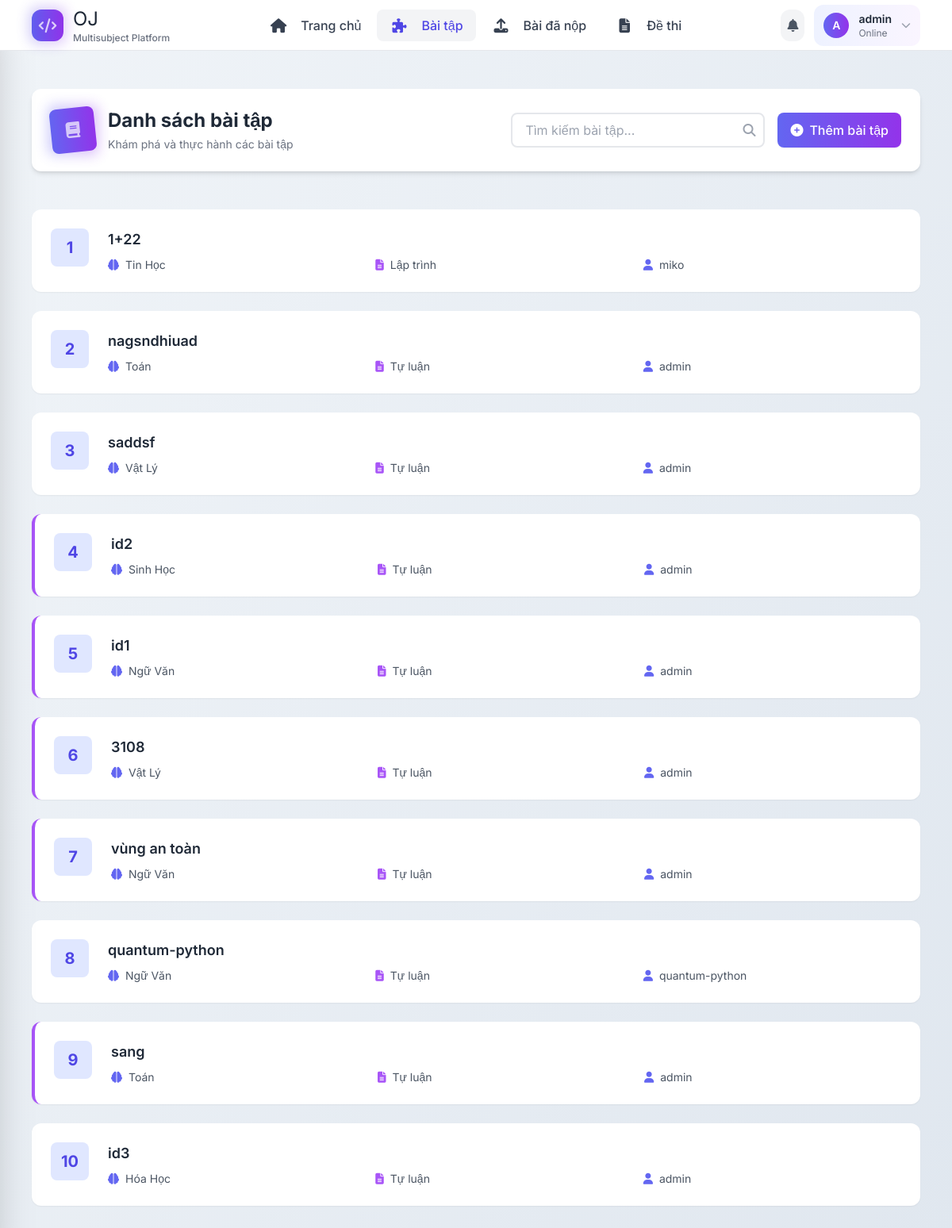
/problems/ (signed in), run on the app's committed database.
### users/models.py (models this page shows)
class CustomUser(AbstractUser):
    is_teacher = models.BooleanField(default=False)

### problems/models.py (models this page shows, shortened)
class Problem(models.Model):
    title = models.CharField(max_length=200)
    description = models.TextField()
    subject = models.CharField(max_length=10, choices=SUBJECT_CHOICES)
    question_type = models.CharField(max_length=10, choices=QUESTION_TYPE, default='WRIT')
    difficulty = models.CharField(max_length=10, choices=DIFFICULTY_LEVELS)
    author = models.ForeignKey(User, on_delete=models.CASCADE, null=True)
    grading_criteria = models.TextField(null=True, blank=True, help_text="Tiêu chí chấm bài (dành cho AI)")
    created_at = models.DateTimeField(default=timezone.now)
    is_hidden = models.BooleanField(default=False)
    choice_a = models.CharField(max_length=255, null=True, blank=True)
    choice_b = models.CharField(max_length=255, null=True, blank=True)
    choice_c = models.CharField(max_length=255, null=True, blank=True)
    choice_d = models.CharField(max_length=255, null=True, blank=True)
    correct_answer = models.CharField(
        max_length=1,
        choices=[('A', 'A'), ('B', 'B'), ('C', 'C'), ('D', 'D')],
        null=True, blank=True,
        help_text="Chỉ áp dụng cho câu hỏi trắc nghiệm"
    )

### problems/views.py (the view)
# urls.py: path('', views.problem_list, name='problem_list'),
def problem_list(request):
    query = request.GET.get('q', '')
    problems = Problem.objects.filter(is_hidden=False)
    if request.user.is_authenticated:
        if request.user.is_staff:
            problems = Problem.objects.all()
        submitted_problem_ids = Submission.objects.filter(user=request.user).values_list('problem_id', flat=True)
    else:
        submitted_problem_ids = []
    if query:
        problems = problems.filter(Q(title__icontains=query))
    problems = problems.order_by('?')
    return render(request, 'problems/problem_list.html', {
        'problems': problems,
        'submitted_problem_ids': submitted_problem_ids  # Thêm biến này vào context
    })

### problems/templates/problems/problem_list.html (shortened to what this page needs)
{% extends 'base.html' %}
{% block content %}
<div class="max-w-7xl mx-auto px-4 py-8">
  <header class="relative mb-12">
    <div class="flex flex-col lg:flex-row lg:items-center lg:justify-between bg-white rounded-xl shadow-md p-6 mb-8">
      <div class="flex items-center space-x-4">
        <div class="relative">
          <div class="w-14 h-14 bg-gradient-to-r from-indigo-500 to-purple-600 rounded-lg flex items-center justify-center text-white text-xl transform -rotate-6 hover:rotate-0 transition-transform">
            <i class="fas fa-book"></i>
          </div>
          <div class="absolute -inset-1 bg-gradient-to-r from-indigo-500 to-purple-600 rounded-lg blur opacity-30"></div>
        </div>
        <div>
          <h1 class="text-2xl font-bold text-gray-800">Danh sách bài tập</h1>
          <p class="text-gray-500 text-sm mt-1">Khám phá và thực hành các bài tập</p>
        </div>
      </div>
      <div class="mt-6 lg:mt-0 flex flex-col sm:flex-row gap-4">
        <div class="relative">
          <form method="GET" action="{% url 'problem_list' %}">
            <input type="text" name="q" placeholder="Tìm kiếm bài tập..."
                   value="{{ request.GET.q|default_if_none:'' }}"
                   class="w-full sm:w-80 px-4 py-2 rounded-lg border-2 border-gray-200 focus:border-indigo-500 focus:ring focus:ring-indigo-200 focus:ring-opacity-50"
                   aria-label="Tìm kiếm bài tập">
            <i class="fas fa-search absolute right-3 top-1/2 -translate-y-1/2 text-gray-400"></i>
          </form>
        </div>
        <a href="{% url 'add_problem' %}"
           class="inline-flex items-center justify-center px-4 py-2 rounded-lg bg-gradient-to-r from-indigo-500 to-purple-600 text-white font-medium hover:from-indigo-600 hover:to-purple-700 transition-all duration-300 shadow-sm hover:shadow-md group">
          <i class="fas fa-plus-circle mr-2 group-hover:scale-110 transition-transform"></i>
          Thêm bài tập
        </a>
      </div>
    </div>
  </header>
  <div class="grid grid-cols-1 gap-6">
    {% if problems %}
      {% for problem in problems %}
        <article class="bg-white rounded-xl shadow-sm hover:shadow-md transition-shadow overflow-hidden group
          {% if problem.id in submitted_problem_ids %}border-l-4 border-purple-500 bg-purple-50{% endif %}
        ">
          <div class="flex items-start p-6">
            <div class="flex-shrink-0 mr-6">
              <div class="w-12 h-12 bg-indigo-100 rounded-lg flex items-center justify-center text-indigo-600 font-bold text-xl">
                {{ forloop.counter }}
              </div>
            </div>
            <div class="flex-grow">
              <a href="{% url 'problem_detail' problem.pk %}"
                 class="block text-lg font-semibold text-gray-800 hover:text-indigo-600 mb-2 transition-colors"
                 id="problem-title-{{ problem.pk }}">
                {{ problem.title }}
              </a>
              <div class="grid grid-cols-1 sm:grid-cols-3 gap-3 text-sm">
                <div class="flex items-center text-gray-600">
                  <i class="fas fa-brain text-indigo-500 mr-2"></i>
                  <span>{{ problem.get_subject_display }}</span>
                </div>
                <div class="flex items-center text-gray-600">
                  <i class="fas fa-file-alt text-purple-500 mr-2"></i>
                  <span>{{ problem.get_question_type_display }}</span>
                </div>
                <div class="flex items-center text-gray-600">
                  <i class="fas fa-user text-indigo-500 mr-2"></i>
                  <span>{{ problem.author.username }}</span>
                </div>
              </div>
            </div>
          </div>
        </article>
      {% endfor %}
    {% endif %}
  </div>
</div>
{% endblock %}

### templates/base.html (shortened to what this page needs)
{% load static %}
<!DOCTYPE html>
<html lang="vi">
<head>
  <link rel="stylesheet" href="{% static 'style.css' %}">
  <link href="https://cdnjs.cloudflare.com/ajax/libs/font-awesome/6.4.0/css/all.min.css" rel="stylesheet">
  <script src="https://cdn.tailwindcss.com"></script>
</head>
<body>
  <nav class="navbar" role="navigation" aria-label="Main navigation">
    <div class="flex items-center justify-between w-full max-w-7xl mx-auto px-4">
      <div class="flex items-center space-x-4">
        <a href="{% url 'home' %}" class="flex items-center space-x-3 group" aria-label="Về trang chủ">
          <div class="relative">
            <div class="w-10 h-10 bg-gradient-to-r from-indigo-500 to-purple-600 rounded-xl flex items-center justify-center text-white font-bold text-lg transform group-hover:scale-110 transition-transform duration-300">
              <i class="fas fa-code"></i>
            </div>
            <div class="absolute -inset-1 bg-gradient-to-r from-indigo-600 to-purple-600 rounded-xl blur opacity-25 group-hover:opacity-40 transition duration-300"></div>
          </div>
          <div>
            <span class="logo text-2xl">OJ</span>
            <div class="text-xs text-gray-500 font-medium">Multisubject Platform</div>
          </div>
        </a>
      </div>
      <div class="nav-desktop hidden md:flex items-center space-x-1">
        <a href="{% url 'home' %}" class="nav-link flex items-center space-x-2 px-4 py-2 text-gray-700 hover:text-indigo-600 {% if request.path == '/' %}active{% endif %}">
          <i class="fas fa-home text-sm"></i>
          <span class="font-medium">Trang chủ</span>
        </a>
        <a href="{% url 'problem_list' %}" class="nav-link flex items-center space-x-2 px-4 py-2 text-gray-700 hover:text-indigo-600 {% if '/problems/' in request.path %}active{% endif %}">
          <i class="fas fa-puzzle-piece text-sm"></i>
          <span class="font-medium">Bài tập</span>
        </a>
        <a href="{% url 'submission_list' %}" class="nav-link flex items-center space-x-2 px-4 py-2 text-gray-700 hover:text-indigo-600 {% if '/submissions/' in request.path %}active{% endif %}">
          <i class="fas fa-upload text-sm"></i>
          <span class="font-medium">Bài đã nộp</span>
        </a>
        <a href="{% url 'exam_list' %}" class="nav-link flex items-center space-x-2 px-4 py-2 text-gray-700 hover:text-indigo-600 {% if '/exams/' in request.path %}active{% endif %}">
          <i class="fas fa-file-alt text-sm"></i>
          <span class="font-medium">Đề thi</span>
        </a>
      </div>
      <div class="flex items-center space-x-3">
        {% if user.is_authenticated %}
          <button class="notification-badge p-2 rounded-xl bg-gray-100 hover:bg-gray-200 transition-colors" title="Thông báo">
            <i class="fas fa-bell text-gray-600"></i>
          </button>
          <div class="user-menu relative hidden md:block" role="menu">
            <div id="userMenuTrigger" class="flex items-center space-x-3 px-3 py-2 bg-gradient-to-r from-indigo-50 to-purple-50 rounded-xl cursor-pointer hover:from-indigo-100 hover:to-purple-100 transition-all duration-300" aria-expanded="false" aria-haspopup="true">
              <div class="w-8 h-8 bg-gradient-to-r from-indigo-500 to-purple-600 rounded-full flex items-center justify-center text-white text-sm font-semibold">
                {{ user.username|first|upper }}
              </div>
              <div class="hidden sm:block">
                <div class="font-semibold text-gray-800 text-sm">{{ user.username }}</div>
                <div class="text-xs text-gray-500">Online</div>
              </div>
              <i class="fas fa-chevron-down text-xs text-gray-400 transition-transform duration-300" id="chevronIcon"></i>
            </div>
          </div>
        {% endif %}
      </div>
    </div>
  </nav>
  <main class="content slide-in" role="main">
    {% block content %}{% endblock %}
  </main>
</body>
</html>

### static/style.css (style rules this page uses)
:root { --primary-color: #4F46E5; --primary-hover: #4338CA; --secondary-color: #475569; --danger-color: #DC2626; --success-color: #059669; --light-color: #F3F4F6; --dark-color: #1F2937; --border-color: #E5E7EB; --bg-color: #FFFFFF; }
*, *::before, *::after { margin: 0; padding: 0; box-sizing: border-box; }
html { font-size: 16px; }
body { font-family: 'Inter', sans-serif; line-height: 1.5; color: var(--dark-color); background: linear-gradient(120deg, #f0f4f8 0%, #e0e7ef 100%); min-height: 100vh; }
.navbar { position: fixed; top: 0; left: 0; right: 0; height: 4rem; background-color: var(--bg-color); display: flex; align-items: center; justify-content: space-between; padding: 0 1.5rem; z-index: 1000; transition: all 0.3s ease; border-bottom: 1px solid var(--border-color); }
.nav-link { display: flex; align-items: center; gap: 0.5rem; color: var(--secondary-color); text-decoration: none; font-weight: 500; padding: 0.5rem 1rem; border-radius: 0.5rem; transition: all 0.2s ease; }
.nav-link.active { color: var(--primary-color); background-color: var(--light-color); font-weight: 600; }
.nav-link i { font-size: 1.125rem; width: 1.5rem; text-align: center; }
.user-menu, .auth-buttons { display: flex; align-items: center; gap: 0.75rem; }
.content { max-width: 80rem; margin: 5rem auto 2rem; padding: 0 1.5rem; }
h1, h2, h3, h4 { color: var(--dark-color); font-weight: 700; line-height: 1.2; margin-bottom: 1rem; }
h1 { font-size: 2rem; }

### data on the page
CustomUser: username|first "A", username "admin"
Problem: title "1+22", subject "Tin Học", question_type "Lập trình", author.username "miko"
Problem: title "nagsndhiuad", subject "Toán", question_type "Tự luận", author.username "admin"
Problem: title "saddsf", subject "Vật Lý", question_type "Tự luận", author.username "admin"
Problem: title "id2", subject "Sinh Học", question_type "Tự luận", author.username "admin"
Problem: title "id1", subject "Ngữ Văn", question_type "Tự luận", author.username "admin"
Problem: title "3108", subject "Vật Lý", question_type "Tự luận", author.username "admin"
Problem: title "vùng an toàn", subject "Ngữ Văn", question_type "Tự luận", author.username "admin"
Problem: title "quantum-python", subject "Ngữ Văn", question_type "Tự luận", author.username "quantum-python"
Problem: title "sang", subject "Toán", question_type "Tự luận", author.username "admin"
Problem: title "id3", subject "Hóa Học", question_type "Tự luận", author.username "admin"
